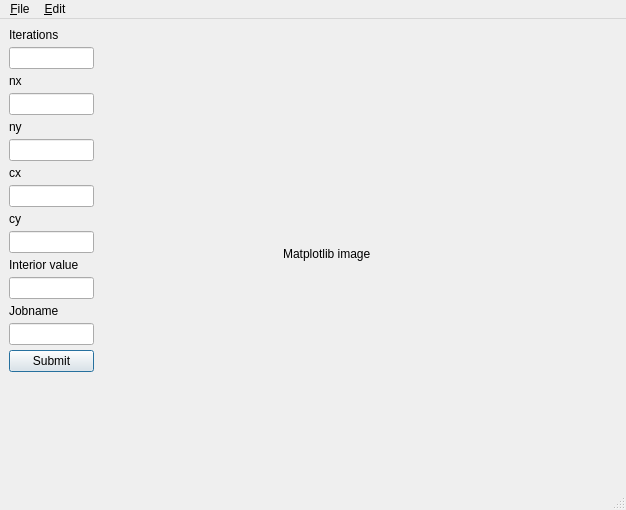
<?xml version="1.0" encoding="UTF-8"?>
<ui version="4.0">
 <class>MainWindow</class>
 <widget class="QMainWindow" name="MainWindow">
  <property name="geometry">
   <rect>
    <x>0</x>
    <y>0</y>
    <width>626</width>
    <height>510</height>
   </rect>
  </property>
  <property name="windowTitle">
   <string>MainWindow</string>
  </property>
  <widget class="QWidget" name="centralwidget">
   <layout class="QVBoxLayout" name="verticalLayout_3">
    <item>
     <layout class="QHBoxLayout" name="horizontalLayout">
      <item>
       <layout class="QVBoxLayout" name="verticalLayout" stretch="0,0,0,0,0,0,0,0,0,0,0,0,0,0,0,0">
        <property name="spacing">
         <number>5</number>
        </property>
        <property name="leftMargin">
         <number>0</number>
        </property>
        <item>
         <widget class="QLabel" name="iterations_label">
          <property name="text">
           <string>Iterations</string>
          </property>
         </widget>
        </item>
        <item>
         <widget class="QLineEdit" name="iterations"/>
        </item>
        <item>
         <widget class="QLabel" name="nx_label">
          <property name="text">
           <string>nx</string>
          </property>
         </widget>
        </item>
        <item>
         <widget class="QLineEdit" name="nx"/>
        </item>
        <item>
         <widget class="QLabel" name="ny_label">
          <property name="text">
           <string>ny</string>
          </property>
         </widget>
        </item>
        <item>
         <widget class="QLineEdit" name="ny"/>
        </item>
        <item>
         <widget class="QLabel" name="cx_label">
          <property name="text">
           <string>cx</string>
          </property>
         </widget>
        </item>
        <item>
         <widget class="QLineEdit" name="cx">
          <property name="clearButtonEnabled">
           <bool>false</bool>
          </property>
         </widget>
        </item>
        <item>
         <widget class="QLabel" name="cy_label">
          <property name="text">
           <string>cy</string>
          </property>
         </widget>
        </item>
        <item>
         <widget class="QLineEdit" name="cy">
          <property name="clearButtonEnabled">
           <bool>false</bool>
          </property>
         </widget>
        </item>
        <item>
         <widget class="QLabel" name="interiorvalue_label">
          <property name="text">
           <string>Interior value</string>
          </property>
         </widget>
        </item>
        <item>
         <widget class="QLineEdit" name="interiorvalue"/>
        </item>
        <item>
         <widget class="QLabel" name="jobname_label">
          <property name="text">
           <string>Jobname</string>
          </property>
         </widget>
        </item>
        <item>
         <widget class="QLineEdit" name="jobname"/>
        </item>
        <item>
         <widget class="QPushButton" name="submitbutton">
          <property name="text">
           <string>Submit</string>
          </property>
          <property name="autoDefault">
           <bool>false</bool>
          </property>
          <property name="default">
           <bool>true</bool>
          </property>
          <property name="flat">
           <bool>false</bool>
          </property>
         </widget>
        </item>
        <item>
         <spacer name="verticalSpacer">
          <property name="orientation">
           <enum>Qt::Vertical</enum>
          </property>
          <property name="sizeHint" stdset="0">
           <size>
            <width>20</width>
            <height>40</height>
           </size>
          </property>
         </spacer>
        </item>
       </layout>
      </item>
      <item>
       <widget class="QLabel" name="imagepix">
        <property name="text">
         <string>                                                       Matplotlib image                                                                          </string>
        </property>
       </widget>
      </item>
      <item>
       <layout class="QVBoxLayout" name="verticalLayout_2"/>
      </item>
     </layout>
    </item>
   </layout>
  </widget>
  <widget class="QStatusBar" name="statusbar"/>
  <widget class="QMenuBar" name="menubar">
   <property name="geometry">
    <rect>
     <x>0</x>
     <y>0</y>
     <width>626</width>
     <height>21</height>
    </rect>
   </property>
   <widget class="QMenu" name="menuFile">
    <property name="title">
     <string>&amp;File</string>
    </property>
    <addaction name="actionfileopen"/>
    <addaction name="actionSave"/>
    <addaction name="actionSave_as"/>
    <addaction name="separator"/>
    <addaction name="actionExit"/>
   </widget>
   <widget class="QMenu" name="menuedit">
    <property name="title">
     <string>&amp;Edit</string>
    </property>
   </widget>
   <addaction name="menuFile"/>
   <addaction name="menuedit"/>
  </widget>
  <action name="actionfileopen">
   <property name="text">
    <string>&amp;Open...</string>
   </property>
  </action>
  <action name="actionSave">
   <property name="text">
    <string>&amp;Save</string>
   </property>
  </action>
  <action name="actionSave_as">
   <property name="text">
    <string>Sa&amp;ve as ...</string>
   </property>
  </action>
  <action name="actionExit">
   <property name="text">
    <string>&amp;Exit</string>
   </property>
  </action>
  <action name="actionCut">
   <property name="text">
    <string>Cut</string>
   </property>
  </action>
  <action name="actionCopy">
   <property name="text">
    <string>Copy</string>
   </property>
  </action>
  <action name="actionPast">
   <property name="text">
    <string>Paste</string>
   </property>
  </action>
 </widget>
 <resources/>
 <connections/>
</ui>
